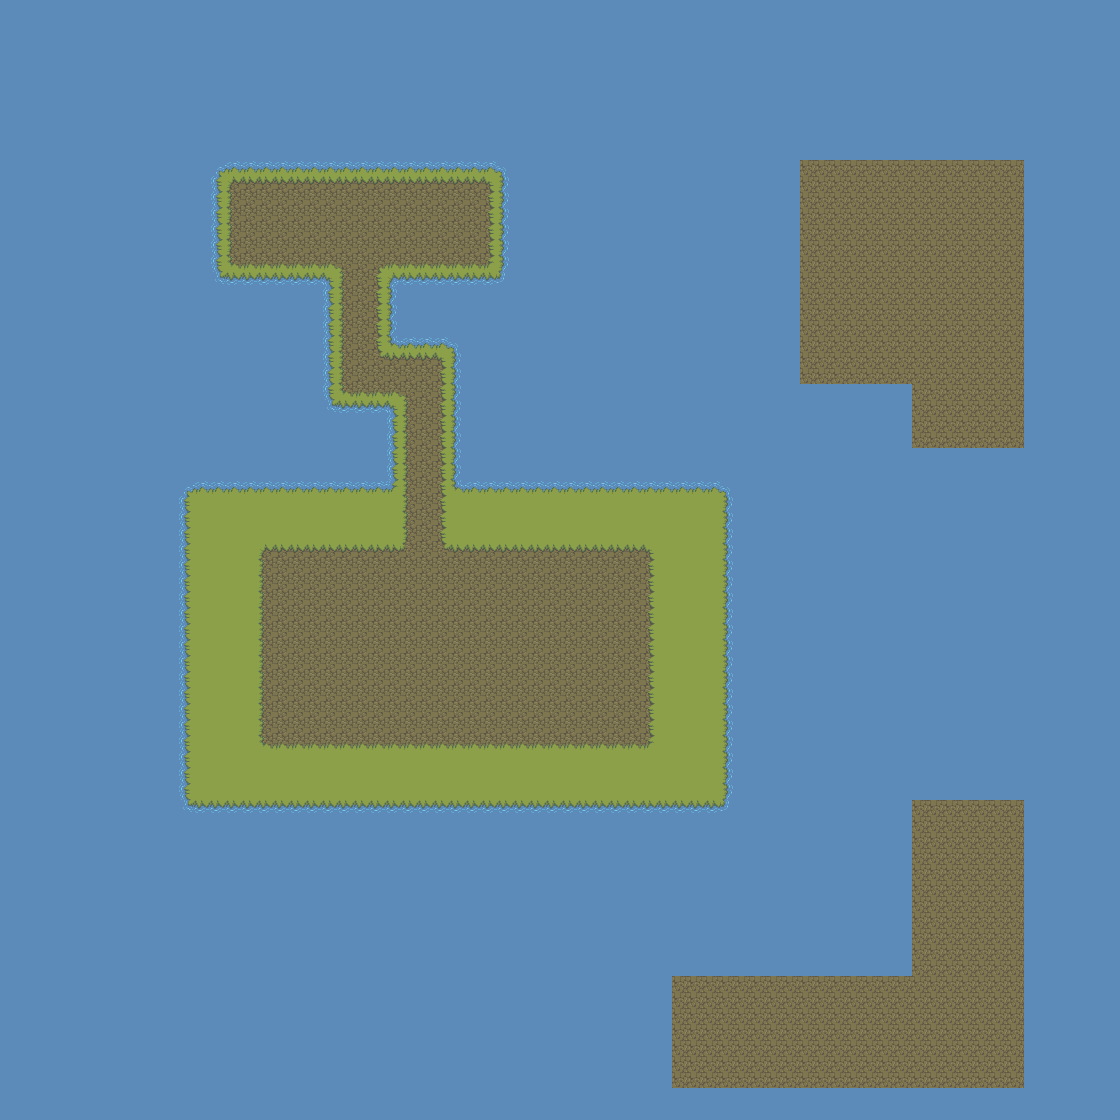

Tiled map render using the project's own tile images. Description and the map definition, with tile-layer contents summarised, below:
An orthogonal 70x70 tile map with 16x16 px tiles, 2 tile layers (Water, Land).

<map version="1.0" orientation="orthogonal" renderorder="right-down" width="70" height="70" tilewidth="16" tileheight="16" nextobjectid="1">
 <tileset firstgid="1" name="tileset3 (1)" tilewidth="16" tileheight="16" spacing="1" margin="1" tilecount="105" columns="7">
  <image source="tileset3 (1).png" width="128" height="256" />
 </tileset>
 <layer name="Water" width="70" height="70">
  <data>[4900 cells, 4900 non-empty, 1 distinct tile ids]</data>
 </layer>
 <layer name="Land" width="70" height="70">
  <data>[4900 cells, 1467 non-empty, 27 distinct tile ids]</data>
 </layer>
</map>
